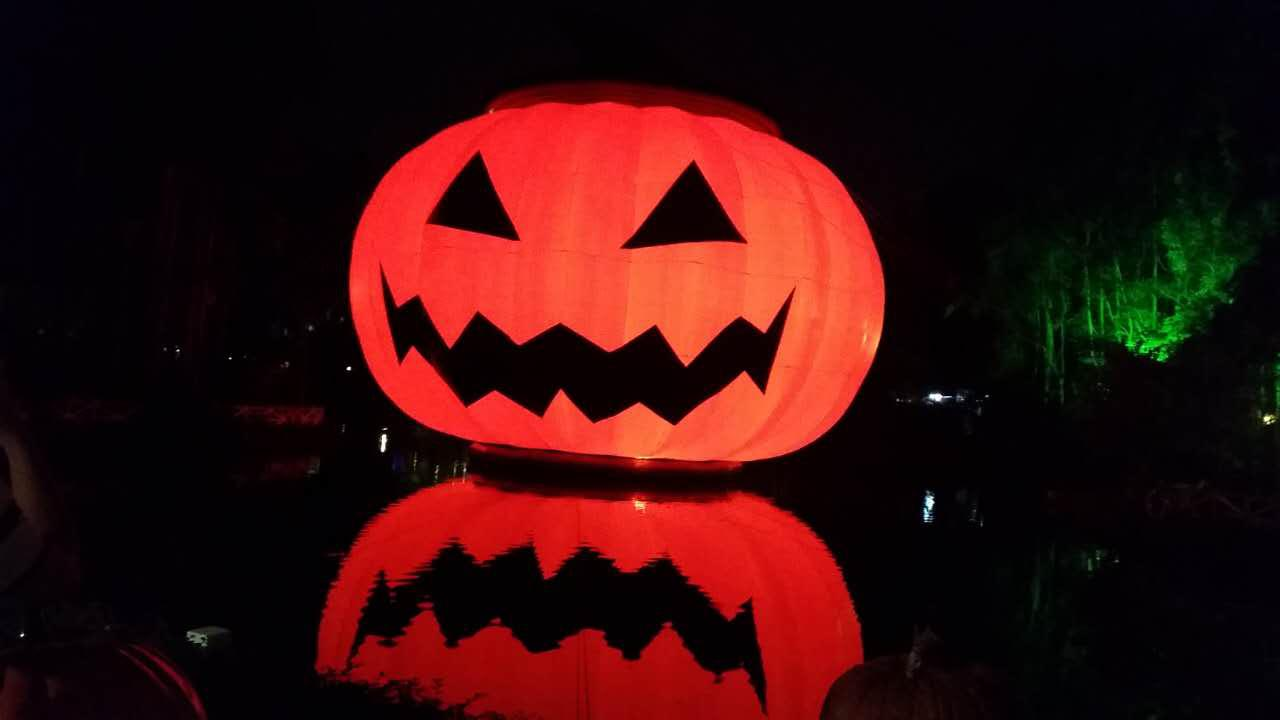
#> input picture images/aliyuntao-880001.jpg, 1280 x 720 px; its folder holds 4 pictures in this run
$ python main.py
#> lines starting #> are read from the running program, lines starting #| are printed output that depends on the picture
#-*- coding:utf-8 -*-
from PIL import Image, ImageDraw, ImageFont
import glob, math

# 将数字转为指定长度的编号，0补齐
def convertToNo(num, length = 4):
    num += 1 * math.pow(10, length + 1)
    return str(int(num))[2:]

# 设置所使用的字体
font = ImageFont.truetype('/System/Library/Fonts/Symbol.ttf', 100)
# 文字颜色
color = (255, 255, 255)
# 累加编号（水印内容）
index = 1

print('图片名\t编号')
for infile in glob.glob('images/*.jpg'):
    # 打开图片
    img = Image.open(infile)
#> img is the input picture: PIL image 1280x720 RGB; mean R, G, B 56.4, 14, 12.7
    # 获取图片高度和宽度
    (width, height) = img.size
#> width = 1280; height = 720
    # 水印位置（底部中间）
    position = (width / 2, height - 100)
#> position = (640, 620)
    # 水印内容
    text = convertToNo(index)

    # 画图
    draw = ImageDraw.Draw(img)
    # 添加水印
    draw.text(position, text, color, font)
    # 保存图片(输出目录：./out)
    img.save("out/" + infile)
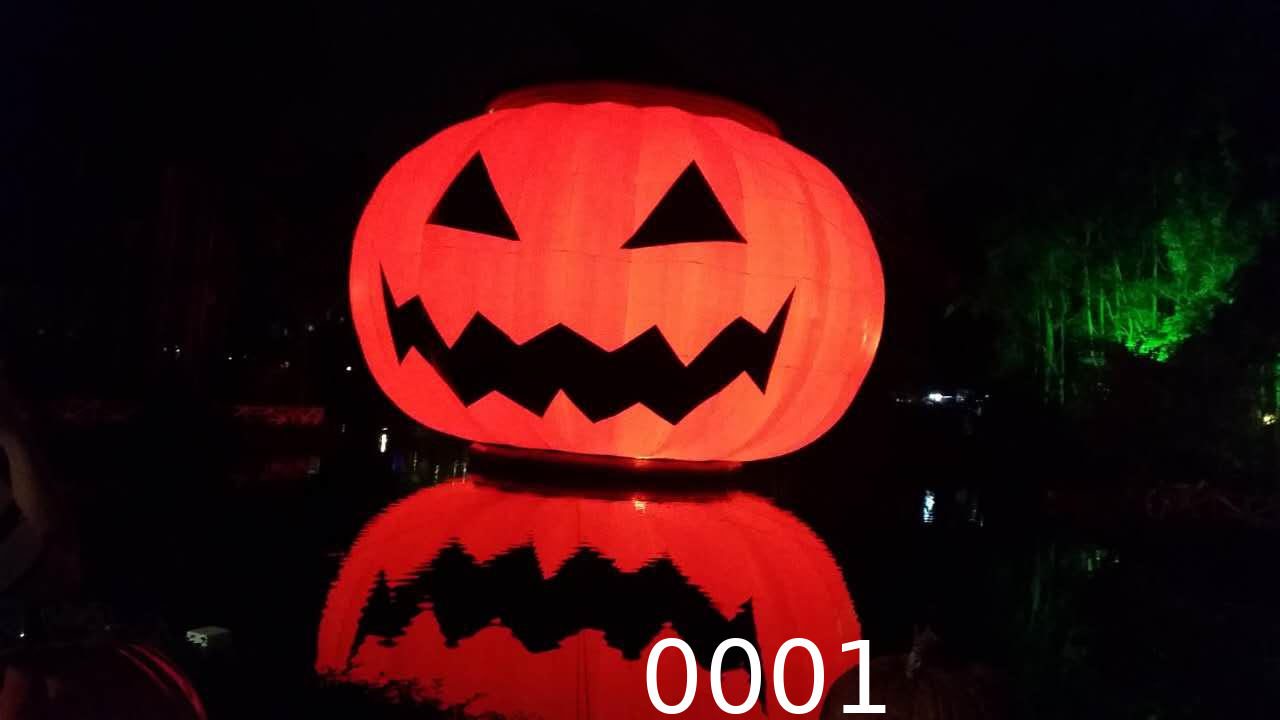
#> saved as aliyuntao-880001.jpg: PIL image 1280x720 RGB; mean R, G, B 57.3, 15.6, 14.3
    print("out/" + infile + "\t" + text)

    index += 1
